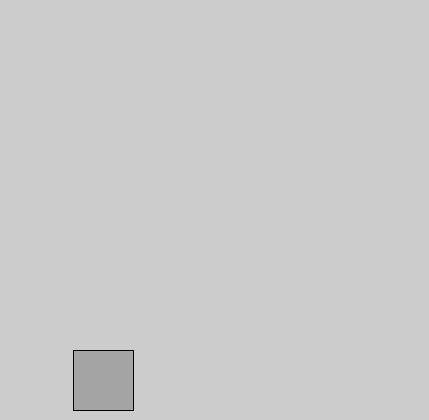
Frame 1 (no input)
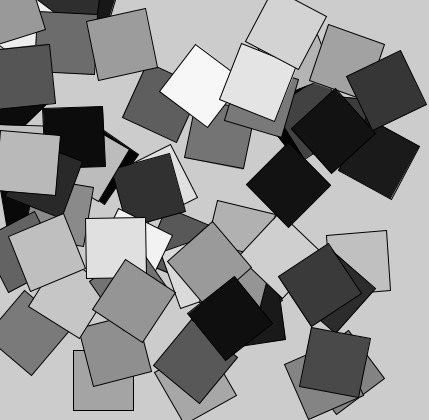
Frame 60 (the mouse pressed at the canvas centre just before this capture)
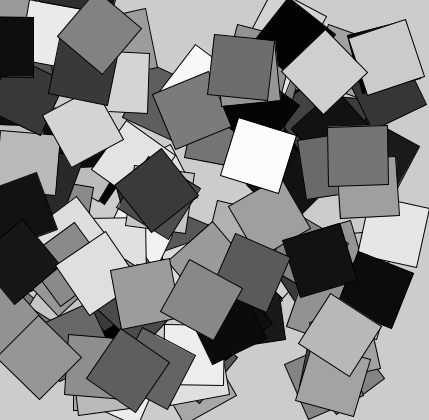
Frame 120 (the mouse held since frame 60 and released just before this capture)

The Processing sketch that drew these frames (run headless with seeded random() and noise(); from frame 60 on, the mouse is pressed at the canvas centre):

// Processing sketch: processing_52294
// ── processing_52294.pde

float angulo = 0.0;

void setup(){
  size(429,420);
  smooth();
  frameRate(15);
}

void draw(){
  fill (random(255));
  translate(random(400),random(400));
  rotate(angulo);
  rect(-30,-30,60,60);
  angulo=angulo+0.1;
}                           
